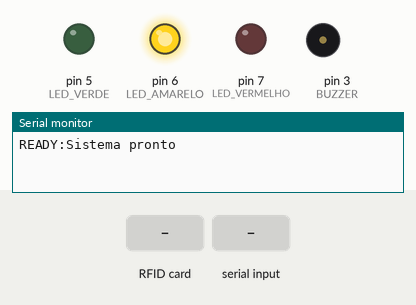
A sketch run on a simulated Arduino Uno, built with avr-gcc and run on an emulated ATmega328P. Parts: output pins drawn as LEDs (lit = HIGH), buzzer (waves = sounding), the last lines printed to the serial monitor. Inputs (shaded band) come from the test bench. Pins used as bus, display or sensor lines are not drawn.

Above: at 1.2 s.
1.3 s: RFID card 5E 7A 19 C4 held to the reader
At 1.38 s:
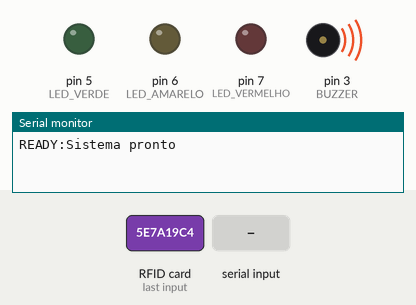
At 2.3 s:
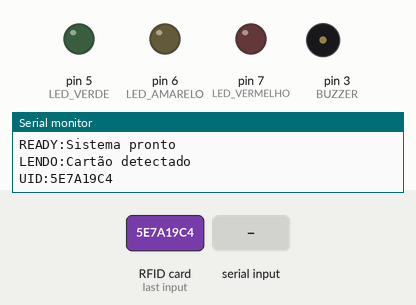
2.9 s: "A" received over Serial
At 4.5 s:
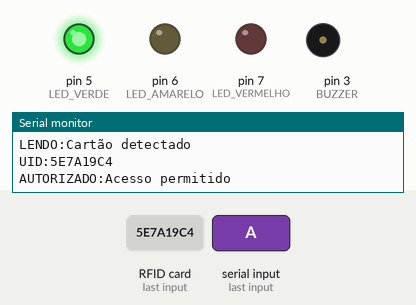
Timing chart, 0 to 7.5 s (numbered marks = the images above; inputs shaded):
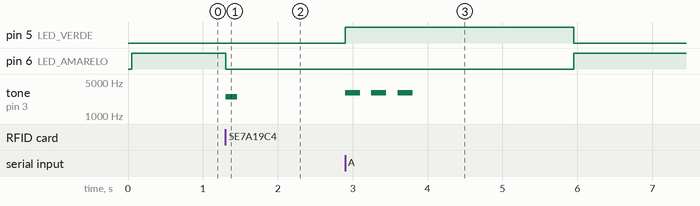

Measured:
- after the input at 1.3 s, pin 6 (LED_AMARELO): HIGH → LOW at once; tone on pin 3 (BUZZER): silent → 2500 Hz at once, → silent 0.15 s later
- after the input at 2.9 s, pin 5 (LED_VERDE): LOW → HIGH at once, → LOW 3.1 s later; pin 6 (LED_AMARELO): LOW → HIGH after 3.1 s instead of 1.7 s; tone on pin 3 (BUZZER): alternates 3000 Hz for 0.20 s and silent for 0.15 s, 6 changes in all, then stays silent, starting at once

The sketch:

nfc_access_control_2.ino
```cpp
#include <SPI.h>
#include <MFRC522.h>

#define SS_PIN 10
#define RST_PIN 9
#define LED_VERDE 5
#define LED_AMARELO 6
#define LED_VERMELHO 7
#define BUZZER 3

MFRC522 mfrc522(SS_PIN, RST_PIN);

String ultimoUID = "";
unsigned long ultimaLeitura = 0;
const unsigned long intervaloLeitura = 1000;

void beep(int vezes, int duracao = 150, int pausa = 100, int frequencia = 2000) {
  for (int i = 0; i < vezes; i++) {
    tone(BUZZER, frequencia);
    delay(duracao);
    noTone(BUZZER);
    delay(pausa);
  }
}

void setup() {
  Serial.begin(9600);
  SPI.begin();
  mfrc522.PCD_Init();

  pinMode(LED_VERDE, OUTPUT);
  pinMode(LED_AMARELO, OUTPUT);
  pinMode(LED_VERMELHO, OUTPUT);
  pinMode(BUZZER, OUTPUT);

  digitalWrite(LED_VERDE, LOW);
  digitalWrite(LED_VERMELHO, LOW);
  digitalWrite(LED_AMARELO, HIGH);

  Serial.println("READY:Sistema pronto");
}

void loop() {
  if (!mfrc522.PICC_IsNewCardPresent() || !mfrc522.PICC_ReadCardSerial())
    return;

  if (millis() - ultimaLeitura < intervaloLeitura)
    return;

  digitalWrite(LED_AMARELO, LOW);
  beep(1, 150, 100, 2500);
  Serial.println("LENDO:Cartão detectado");

  String uidString = "";
  for (byte i = 0; i < mfrc522.uid.size; i++) {
    if (mfrc522.uid.uidByte[i] < 0x10) uidString += "0";
    uidString += String(mfrc522.uid.uidByte[i], HEX);
  }
  uidString.toUpperCase();

  if (uidString == ultimoUID && millis() - ultimaLeitura < 5000)
    return;

  ultimoUID = uidString;
  ultimaLeitura = millis();

  Serial.print("UID:");
  Serial.println(uidString);

  // Aguarda resposta do Python
  unsigned long inicio = millis();
  while (millis() - inicio < 3000) {
    if (Serial.available()) {
      char resposta = Serial.read();
      if (resposta == 'A') {
        Serial.println("AUTORIZADO:Acesso permitido");
        digitalWrite(LED_VERDE, HIGH);
        beep(3, 200, 150, 3000);
        delay(2000);
        digitalWrite(LED_VERDE, LOW);
      } else if (resposta == 'N') {
        Serial.println("NEGADO:Acesso negado");
        digitalWrite(LED_VERMELHO, HIGH);
        beep(2, 300, 150, 1800);
        delay(2000);
        digitalWrite(LED_VERMELHO, LOW);
      }
      break;
    }
  }

  Serial.println("READY:Sistema pronto");
  digitalWrite(LED_AMARELO, HIGH);
  mfrc522.PICC_HaltA();
}
```
